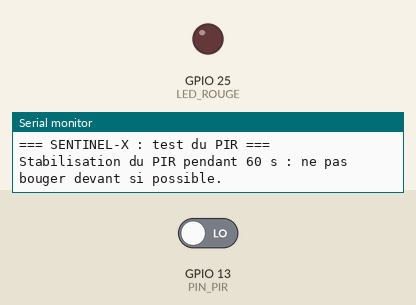
Bench run of a sketch on a simulated ESP32. Parts: output pins drawn as LEDs (lit = HIGH), the last lines printed to the serial monitor. The inputs (shaded band) are chosen by the test bench; at power-on: GPIO 13 (PIN_PIR) LOW.

Above: at 1.7 s.
1.8 s: GPIO 13 (PIN_PIR) driven HIGH
At 2.3 s:
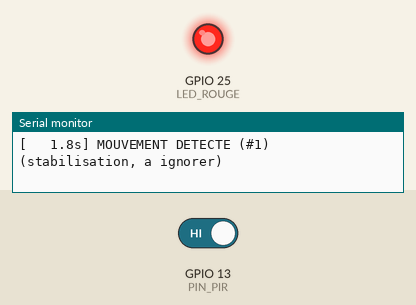
3.3 s: GPIO 13 (PIN_PIR) driven LOW
At 3.6 s:
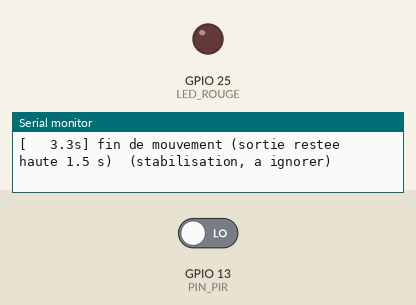
Timing chart, 0 to 6.3 s (numbered marks = the images above; inputs shaded):
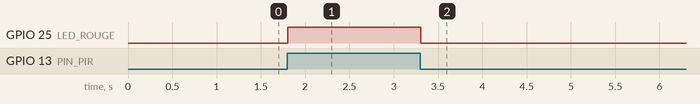

The sketch:

test_05_pir.ino
```cpp
/*
 * SENTINEL-X — Test 05 : PIR HC-SR501 (présence / intrusion)
 * ----------------------------------------------------------
 * Aucune bibliothèque nécessaire.
 *
 * Câblage testé : VCC -> rail 5 V ; OUT -> D13 ; GND -> GND
 *                 + LED rouge sur D25 (déjà testée au test 01) qui recopie le PIR
 * Réglages du module : cavalier en H, potentiomètre Tx au minimum, Sx au milieu.
 *
 * Un message "etat actuel" s'affiche toutes les 5 s, même sans mouvement.
 * Un caractère bizarre (losange avec "?") au démarrage est normal : bruit du reset.
 *
 * Résultats attendus :
 *   - Pendant ~60 s après la mise sous tension : déclenchements possibles
 *     sans raison (stabilisation), c'est normal.
 *   - Ensuite : passer la main ou marcher devant -> "MOUVEMENT DETECTE",
 *     LED rouge allumée ; quelques secondes après l'arrêt -> "fin de mouvement".
 *   - Après chaque fin de mouvement, le PIR est "aveugle" ~3 s : normal.
 *
 * Si rien ne se passe jamais : vérifier VCC sur le 5 V (pas le 3,3 V !) et OUT sur D13.
 * Si ça se déclenche tout seul après 60 s : éloigner le PIR de l'antenne de
 * l'ESP32, d'une fenêtre ou d'un radiateur, ou baisser Sx.
 */

const int PIN_PIR   = 13;
const int LED_ROUGE = 25;
const unsigned long STABILISATION_MS = 60000;

int etatPrecedent = LOW;
unsigned long debutMouvement = 0;
unsigned long nbDetections = 0;
unsigned long dernierEtatAffiche = 0;   // pour le message périodique

void setup() {
  Serial.begin(115200);
  delay(500);
  Serial.println("\n=== SENTINEL-X : test du PIR ===");

  // INPUT_PULLDOWN : si le fil OUT est débranché, la broche lit 0 au lieu de "flotter"
  pinMode(PIN_PIR, INPUT_PULLDOWN);
  pinMode(LED_ROUGE, OUTPUT);
  digitalWrite(LED_ROUGE, LOW);

  Serial.println("Stabilisation du PIR pendant 60 s : ne pas bouger devant si possible.");
}

void loop() {
  int etat = digitalRead(PIN_PIR);      // HIGH (1) = mouvement, LOW (0) = rien
  digitalWrite(LED_ROUGE, etat);        // la LED rouge recopie l'état du PIR

  // On n'affiche que les CHANGEMENTS d'état (sinon le moniteur déborde)
  if (etat != etatPrecedent) {
    unsigned long t = millis();
    const char* note = (t < STABILISATION_MS) ? "  (stabilisation, a ignorer)" : "";

    if (etat == HIGH) {
      nbDetections++;
      debutMouvement = t;
      Serial.printf("[%6.1fs] MOUVEMENT DETECTE (#%lu)%s\n", t / 1000.0, nbDetections, note);
    } else {
      Serial.printf("[%6.1fs] fin de mouvement (sortie restee haute %.1f s)%s\n",
                    t / 1000.0, (t - debutMouvement) / 1000.0, note);
    }
    etatPrecedent = etat;
  }

  // Message toutes les 5 s, même sans mouvement : prouve que le programme tourne
  // (sinon le moniteur reste vide tant que personne ne bouge devant le PIR)
  if (millis() - dernierEtatAffiche >= 5000) {
    dernierEtatAffiche = millis();
    Serial.printf("[%6.1fs] etat actuel : %s  |  detections : %lu\n",
                  millis() / 1000.0, etat == HIGH ? "MOUVEMENT" : "calme", nbDetections);
  }

  delay(50);   // 20 lectures par seconde, largement suffisant pour un PIR
}
```

Measured:
- after the input at 1.8 s, GPIO 25 (LED_ROUGE): LOW → HIGH at once
- after the input at 3.3 s, GPIO 25 (LED_ROUGE): HIGH → LOW at once
